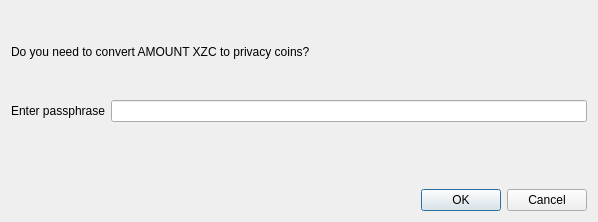
<?xml version="1.0" encoding="UTF-8"?>
<ui version="4.0">
 <class>AutoMintDialog</class>
 <widget class="QDialog" name="AutoMintDialog">
  <property name="geometry">
   <rect>
    <x>0</x>
    <y>0</y>
    <width>598</width>
    <height>222</height>
   </rect>
  </property>
  <property name="sizePolicy">
   <sizepolicy hsizetype="Preferred" vsizetype="Minimum">
    <horstretch>0</horstretch>
    <verstretch>0</verstretch>
   </sizepolicy>
  </property>
  <property name="minimumSize">
   <size>
    <width>550</width>
    <height>0</height>
   </size>
  </property>
  <property name="windowTitle">
   <string>Auto Mint</string>
  </property>
  <layout class="QVBoxLayout" name="verticalLayout">
   <property name="sizeConstraint">
    <enum>QLayout::SetMinimumSize</enum>
   </property>
   <item>
    <widget class="QLabel" name="warningLabel">
     <property name="text">
      <string notr="true">Do you need to convert AMOUNT XZC to privacy coins?</string>
     </property>
     <property name="textFormat">
      <enum>Qt::RichText</enum>
     </property>
     <property name="wordWrap">
      <bool>true</bool>
     </property>
    </widget>
   </item>
   <item>
    <layout class="QFormLayout" name="formLayout">
     <property name="sizeConstraint">
      <enum>QLayout::SetMinimumSize</enum>
     </property>
     <property name="fieldGrowthPolicy">
      <enum>QFormLayout::AllNonFixedFieldsGrow</enum>
     </property>
     <item row="0" column="0">
      <widget class="QLabel" name="passLabel">
       <property name="text">
        <string>Enter passphrase</string>
       </property>
      </widget>
     </item>
     <item row="0" column="1">
      <widget class="QLineEdit" name="passEdit">
       <property name="echoMode">
        <enum>QLineEdit::Password</enum>
       </property>
      </widget>
     </item>
     <item row="1" column="1">
      <widget class="QLabel" name="capsLabel">
       <property name="font">
        <font>
         <weight>75</weight>
         <bold>true</bold>
        </font>
       </property>
       <property name="text">
        <string/>
       </property>
       <property name="alignment">
        <set>Qt::AlignCenter</set>
       </property>
      </widget>
     </item>
    </layout>
   </item>
   <item>
    <widget class="QDialogButtonBox" name="buttonBox">
     <property name="orientation">
      <enum>Qt::Horizontal</enum>
     </property>
     <property name="standardButtons">
      <set>QDialogButtonBox::Cancel|QDialogButtonBox::Ok</set>
     </property>
    </widget>
   </item>
  </layout>
 </widget>
 <resources/>
 <connections>
  <connection>
   <sender>buttonBox</sender>
   <signal>accepted()</signal>
   <receiver>AutoMintDialog</receiver>
   <slot>accept()</slot>
   <hints>
    <hint type="sourcelabel">
     <x>20</x>
     <y>20</y>
    </hint>
    <hint type="destinationlabel">
     <x>20</x>
     <y>20</y>
    </hint>
   </hints>
  </connection>
  <connection>
   <sender>buttonBox</sender>
   <signal>rejected()</signal>
   <receiver>AutoMintDialog</receiver>
   <slot>reject()</slot>
   <hints>
    <hint type="sourcelabel">
     <x>20</x>
     <y>20</y>
    </hint>
    <hint type="destinationlabel">
     <x>20</x>
     <y>20</y>
    </hint>
   </hints>
  </connection>
 </connections>
</ui>
